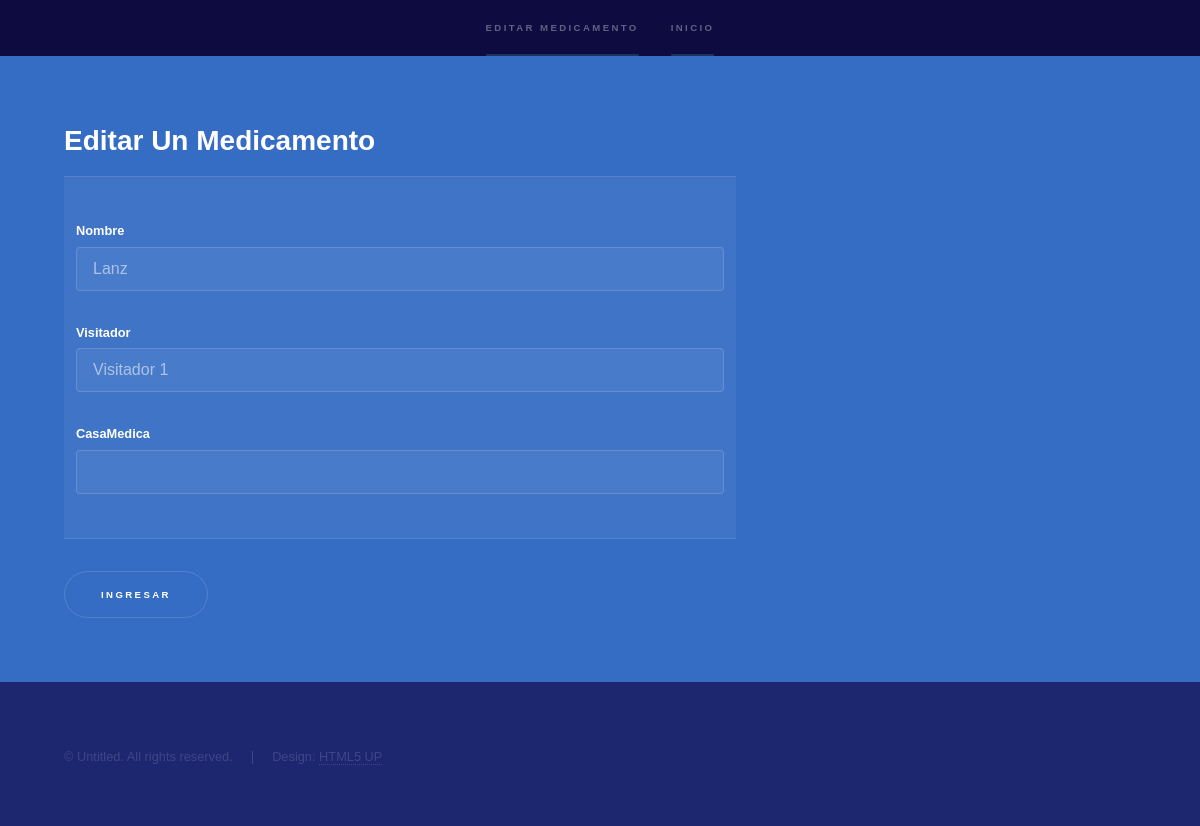
The app's page /medicamento/medicamento/editar/1 (signed in), older data.
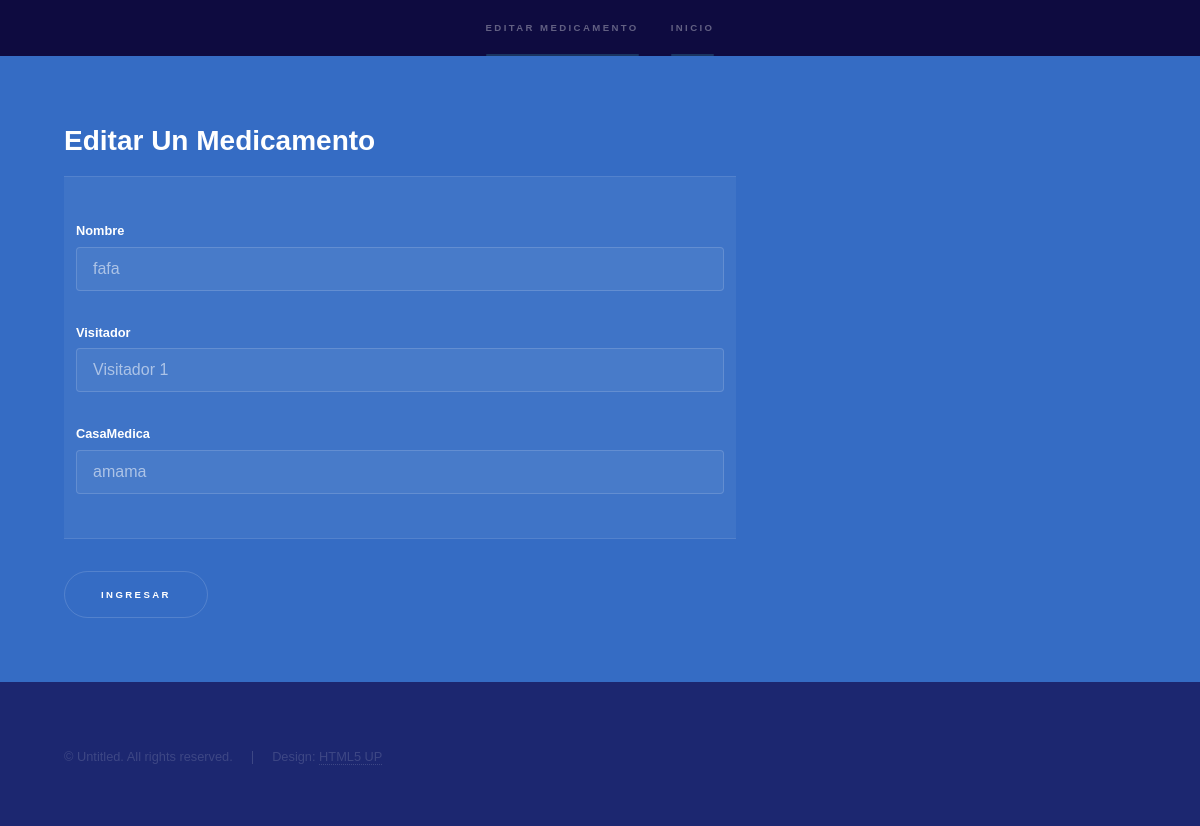
The same page, newer data.
### Medicamentos/models.py (models this page shows, shortened)
class Registrar(models.Model):
    Nombre = models.CharField(max_length = 120, blank = True, null = False)
    CasaMedica = models.CharField(max_length = 120, blank = True, null = False)
    Visitador_id = models.ForeignKey('Visitadores.Registrar');

### Medicamentos/views.py (the view)
# urls.py: url(r'^doctor/editar/(?P<id_doctor>\d+)$', login_required(editar), name='doctorUpdate'),
def editar(request,id_medicamento):
    medicamento = re.objects.get(id=id_medicamento)
    if request.method == 'GET':
        form = MedicamentosModelsForms(instance=medicamento)
    else:
        form = MedicamentosModelsForms(request.POST, instance=medicamento)
        if form.is_valid():
            form.save()
        return redirect('inicioUsu')
    return render(request,"Medicamentos/medicamentoEditar.html",{'form':form})

### Medicamentos/forms.py
class MedicamentosModelsForms(forms.ModelForm):
    class Meta:
        model = Registrar
        fields = [
        "Nombre",
        "CasaMedica",
        'Visitador_id'
        ]

### Visitadores/models.py (called while the page is built)
    def __str__(self):
        return self.Nombre

### templates/Medicamentos/medicamentoEditar.html (shortened to what this page needs)
{% extends  'baseTemplate/base.html'%}
{% block navBar %}
<li><a href="">Editar Medicamento</a></li>
{% endblock %}
{% block apartados %}
<section id="one" class="wrapper style2 spotlights">
  <section>
    <div class="content">
      <div class="inner">
        <h2>Editar Un Medicamento</h2>
        <form method='POST' action=''>{% csrf_token %}
          <table>
            <td>
              <p><h5>Nombre</h5>{{ form.Nombre }}</p>
              <p><h5>Visitador</h5>{{ form.Visitador_id }}</p>
              <p><h5>CasaMedica</h5>{{form.CasaMedica}}</p>
            </td>
          </table>
          <input type = "submit" value = "Ingresar" />
        </form>
      </div>
    </div>
  </section>
</section>
{% endblock %}

Row changes from the older to the newer data that the page shows:
changed Registrar "Visitador 1": Nombre "Lanz" → "fafa"; CasaMedica (not shown) → "amama"
